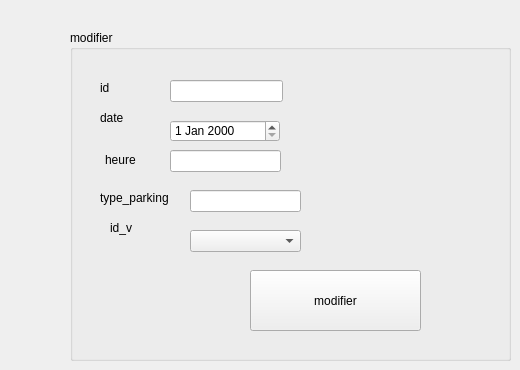
       <widget class="QWidget" name="tab_9">
        <attribute name="title">
         <string>modifier une réservation</string>
        </attribute>
        <widget class="QGroupBox" name="groupBox_8">
         <property name="geometry">
          <rect>
           <x>70</x>
           <y>30</y>
           <width>441</width>
           <height>331</height>
          </rect>
         </property>
         <property name="title">
          <string>modifier</string>
         </property>
         <widget class="QLabel" name="label_54">
          <property name="geometry">
           <rect>
            <x>30</x>
            <y>80</y>
            <width>56</width>
            <height>16</height>
           </rect>
          </property>
          <property name="text">
           <string>date</string>
          </property>
         </widget>
         <widget class="QPushButton" name="modifier">
          <property name="geometry">
           <rect>
            <x>180</x>
            <y>240</y>
            <width>171</width>
            <height>61</height>
           </rect>
          </property>
          <property name="text">
           <string>modifier</string>
          </property>
         </widget>
         <widget class="QLabel" name="label_55">
          <property name="geometry">
           <rect>
            <x>30</x>
            <y>50</y>
            <width>56</width>
            <height>16</height>
           </rect>
          </property>
          <property name="text">
           <string>id</string>
          </property>
         </widget>
         <widget class="QLineEdit" name="le_id_3">
          <property name="geometry">
           <rect>
            <x>100</x>
            <y>50</y>
            <width>113</width>
            <height>22</height>
           </rect>
          </property>
         </widget>
         <widget class="QLineEdit" name="heure_3">
          <property name="geometry">
           <rect>
            <x>100</x>
            <y>120</y>
            <width>111</width>
            <height>22</height>
           </rect>
          </property>
         </widget>
         <widget class="QLineEdit" name="type_parking_2">
          <property name="geometry">
           <rect>
            <x>120</x>
            <y>160</y>
            <width>111</width>
            <height>22</height>
           </rect>
          </property>
         </widget>
         <widget class="QLabel" name="label_56">
          <property name="geometry">
           <rect>
            <x>35</x>
            <y>120</y>
            <width>51</width>
            <height>20</height>
           </rect>
          </property>
          <property name="text">
           <string>heure</string>
          </property>
         </widget>
         <widget class="QLabel" name="label_57">
          <property name="geometry">
           <rect>
            <x>30</x>
            <y>160</y>
            <width>81</width>
            <height>16</height>
           </rect>
          </property>
          <property name="text">
           <string>type_parking</string>
          </property>
         </widget>
         <widget class="QLabel" name="label_58">
          <property name="geometry">
           <rect>
            <x>40</x>
            <y>190</y>
            <width>56</width>
            <height>16</height>
           </rect>
          </property>
          <property name="text">
           <string>id_v</string>
          </property>
         </widget>
         <widget class="QComboBox" name="combobox_id">
          <property name="geometry">
           <rect>
            <x>120</x>
            <y>200</y>
            <width>111</width>
            <height>22</height>
           </rect>
          </property>
         </widget>
         <widget class="QDateEdit" name="date_2">
          <property name="geometry">
           <rect>
            <x>100</x>
            <y>90</y>
            <width>110</width>
            <height>22</height>
           </rect>
          </property>
         </widget>
        </widget>
       </widget>
